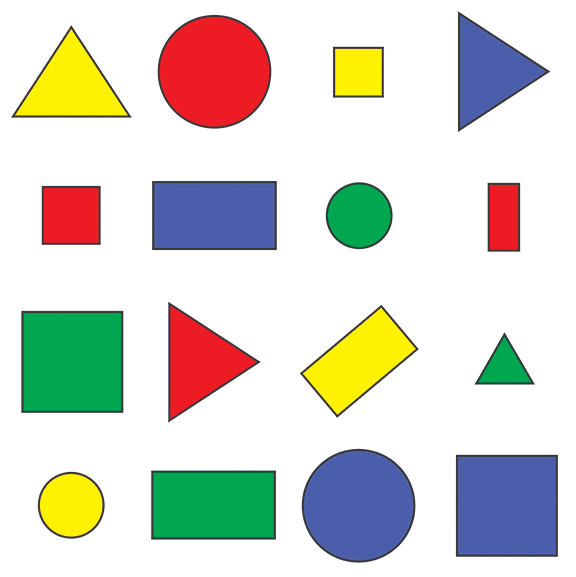
#> input picture Object_Detection/Example_Code/shapes.png, 576 x 577 px, given in place of the camera
$ python IMGProcess-UnitTest.py
#> lines starting #> are read from the running program, lines starting #| are printed output that depends on the picture; after the words box and inside, x2 and y2 are one past the last pixel; in counts of white or black regions, pixels touching at a corner belong together
### Object_Detection/Classes/IMGProcess.py
import cv2
import numpy as np
import imutils


# [34 lines left out: function stack_images, not called in this run]


def empty():
    pass


class TrackBar:
    def __init__(self):
        # create track bars
        cv2.namedWindow("Parameters")
        cv2.resizeWindow("Parameters", 640, 240)
        cv2.createTrackbar("Threshold1", "Parameters", 50, 255, empty)
        cv2.createTrackbar("Threshold2", "Parameters", 50, 255, empty)
        cv2.createTrackbar("Area", "Parameters", 500, 30000, empty)

        cv2.namedWindow("HSV")
        cv2.resizeWindow("HSV", 640, 240)
        cv2.createTrackbar("HUE Min", "HSV", 0, 179, empty)
        cv2.createTrackbar("HUE Max", "HSV", 57, 179, empty)
        cv2.createTrackbar("SAT Min", "HSV", 25, 255, empty)
        cv2.createTrackbar("SAT Max", "HSV", 255, 255, empty)
        cv2.createTrackbar("VALUE Min", "HSV", 0, 255, empty)
        cv2.createTrackbar("VALUE Max", "HSV", 255, 255, empty)

    @property
    def HSVMinMaxArray(self):
        h_min = cv2.getTrackbarPos("HUE Min", "HSV")
        h_max = cv2.getTrackbarPos("HUE Max", "HSV")
        s_min = cv2.getTrackbarPos("SAT Min", "HSV")
        s_max = cv2.getTrackbarPos("SAT Max", "HSV")
        v_min = cv2.getTrackbarPos("VALUE Min", "HSV")
        v_max = cv2.getTrackbarPos("VALUE Max", "HSV")

        HSVMinMaxArray = [[h_min, s_min, v_min], [h_max, s_max, v_max]]
        return HSVMinMaxArray


class IMGProcess:
    def __init__(self, webcam=True, path=None, percentage=100):
        self.webcam = webcam
        self.path = path
        self.cap = cv2.VideoCapture(0)
        self.percentage = percentage

        self.cap.set(10, 160)  # brightness
        self.cap.set(3, 1920)  # width
        self.cap.set(4, 1080)  # height
        # self.cap.set(5, 60)  # set frame rate

        self.color_mask = 0
        self._img_canny = 0

    def capture_image(self):
        if self.webcam:
            success, img = self.cap.read()
#> img is the input picture: shape (577, 576, 3); mean B, G, R 205.1, 214.3, 214.2
        else:
            img = cv2.imread(self.path)

        width = int(img.shape[1] * self.percentage / 100)
#> width = 345
        img_resized = imutils.resize(img, width=width)
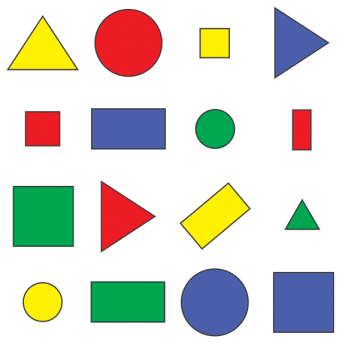
#> img_resized: shape (345, 345, 3); mean B, G, R 205.1, 214.3, 214.2
        return img_resized

    def prep_contour_img(self, img):
        img_gray = cv2.cvtColor(img, cv2.COLOR_BGR2GRAY)
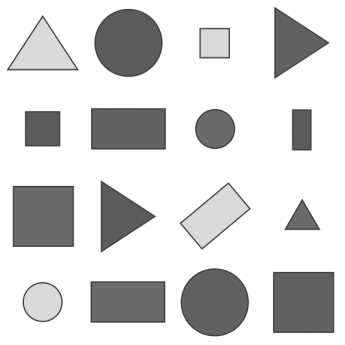
#> img_gray: shape (345, 345); min 54, max 255, mean 213.2
        img_blur_gray = cv2.GaussianBlur(img_gray, (5, 5), 0)
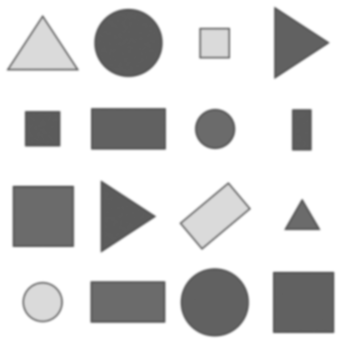
#> img_blur_gray: shape (345, 345); min 86, max 255, mean 213.2

        threshold1 = cv2.getTrackbarPos("Threshold1", "Parameters")  # Lower threshold bound
        threshold2 = cv2.getTrackbarPos("Threshold2", "Parameters")  # Upper threshold bound
        self._img_canny = cv2.Canny(img_blur_gray, threshold1, threshold2)
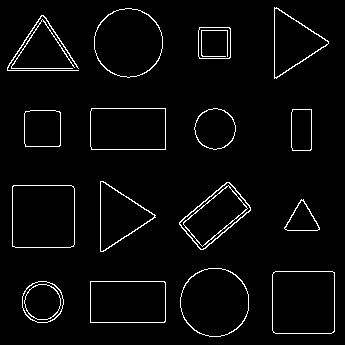
#> self._img_canny: shape (345, 345); 3.3% white in thin lines or dots
        # consider adding a kernel & dilation or morph to rid noise (will need to tune to see if necessary)

    def get_contour_img(self, img_contour, line_coord):
#> called with line_coord = 600
        contours, hierarchy = cv2.findContours(self.img_canny, cv2.RETR_EXTERNAL, cv2.CHAIN_APPROX_NONE)
#> contours = 17 contours; largest, box (x1, y1, x2, y2) and area: (12, 185, 75, 248) 3832, (272, 271, 335, 334) 3832, (180, 268, 249, 337) 3696, (94, 8, 163, 78) 3688, (90, 281, 166, 323) 3074
        rect_array = []
        for cnt in contours:
            area = cv2.contourArea(cnt)
            if area > 500:
                cv2.drawContours(img_contour, cnt, -1, (255, 0, 0), 3)
                peri = cv2.arcLength(cnt, True)
                approx = cv2.approxPolyDP(cnt, 0.02 * peri, True)
                x, y, w, h = cv2.boundingRect(approx)
                rect = (x, y, x + w, y + h)  # rectangle coordinates
                object_edge = (x + w, y + (h // 2))  # (right most point, center)
                cv2.rectangle(img_contour, (rect[0], rect[1]), (rect[2], rect[3]), (0, 255, 0), 2)

                if object_edge[0] >= line_coord:  # if object has crossed threshold along x
                    cv2.circle(img_contour, object_edge, 5, (0, 255, 0), cv2.FILLED)  # Edge point dot will turn green
                else:
                    cv2.circle(img_contour, object_edge, 5, (0, 0, 255), cv2.FILLED)  # Edge point dot will turn red

                rect_array.append(rect)
#> this loop made 17 passes
#> (area, peri, approx, x, y, w, h, rect) on passes 1, 3, 5, 6, 7, 8: (3074, 230.8, [[90, 281], [90, 322], [165, 321], [164, 281]], 90, 281, 76, 42, (90, 281, 166, 323)), (3831.5, 243.9, [[273, 272], [273, 332], [334, 331], [334, 272]], 273, 272, 62, 61, (273, 272, 335, 333)), (611, 111.7, [[284, 227], [287, 230], [319, 229], [303, 199]], 284, 199, 36, 32, (284, 199, 320, 231)), (3832, 244.5, [[13, 185], [12, 246], [73, 246], [73, 186]], 12, 185, 62, 62, (12, 185, 74, 247)), (2400.5, 205.1, [[229, 182], [179, 222], [200, 249], [250, 210]], 179, 182, 72, 68, (179, 182, 251, 250)), (2068, 211, [[100, 181], [103, 251], [155, 215]], 100, 181, 56, 71, (100, 181, 156, 252))
#> (area, peri, x, y, w, h, rect, object_edge) on passes 2, 4, 11, 16: (1347, 137.1, 22, 281, 42, 42, (22, 281, 64, 323), (64, 302)), (3695.5, 226.9, 180, 268, 69, 69, (180, 268, 249, 337), (249, 302)), (1295, 135.9, 194, 108, 42, 42, (194, 108, 236, 150), (236, 129)), (3688, 227.1, 94, 8, 69, 70, (94, 8, 163, 78), (163, 43))
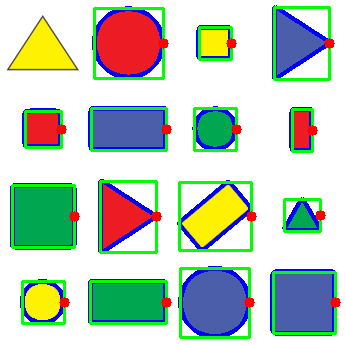
#> img_contour: shape (345, 345, 3); mean B, G, R 191.2, 205.1, 188.4
#> after the loop, rect_array = 15 items, first 6: (90, 281, 166, 323), (22, 281, 64, 323), (273, 272, 335, 333), (180, 268, 249, 337), (284, 199, 320, 231), (12, 185, 74, 247)
        return rect_array

    def get_hsv_img(self, img, HSVArray):
        img_hsv = cv2.cvtColor(img, cv2.COLOR_BGR2HSV)  # convert BGR to HSV
        lower = np.array(HSVArray[0])  # lower bound
        upper = np.array(HSVArray[1])  # upper bound
        mask = cv2.inRange(img_hsv, lower, upper)
        self.color_mask = cv2.bitwise_and(img, img, mask=mask)
        # mask = cv2.cvtColor(mask, cv2.COLOR_GRAY2BGR)

    @property
    def img_canny(self):
        return self._img_canny

    # similar to get_contour_img but used for CentroidTracker-UnitTest
    # [16 lines left out: function get_bbox, not called in this run]

### Object_Detection/Unit_Tests/IMGProcess-UnitTest.py
import cv2
import Classes.IMGProcess as IMGProcess
# import Classes.CentroidTracker as CentroidTracker

LINE_COORD = [[600, 0], [600, 700]]  # [[x1,y1], [x2, y2]]

trackBar = IMGProcess.TrackBar()
image = IMGProcess.IMGProcess()
# objectDetected = CentroidTracker.CentroidTracker()

image.webcam = True
image.path = '../Example_Code/Shape_Detection/shapes.png'
image.percentage = 60

while True:
    img = image.capture_image()
    imgContour = img.copy()
    image.prep_contour_img(img)
    cv2.line(imgContour, (LINE_COORD[0][0], LINE_COORD[0][1]), (LINE_COORD[1][0], LINE_COORD[1][1]), (0, 0, 255), 2)

    object_edge_array = image.get_contour_img(imgContour, LINE_COORD[0][0])
#> object_edge_array has the same summary as rect_array in get_contour_img
    # print(object_edge_array)

    # HSV color detection
    image.get_hsv_img(img, trackBar.HSVMinMaxArray)
#> in HSVMinMaxArray, `h_min = cv2.getTrackbarPos("HUE Min", "HSV")`: h_min = 0
#> in HSVMinMaxArray, `h_max = cv2.getTrackbarPos("HUE Max", "HSV")`: h_max = 57
#> in HSVMinMaxArray, `s_min = cv2.getTrackbarPos("SAT Min", "HSV")`: s_min = 25
#> in HSVMinMaxArray, `s_max = cv2.getTrackbarPos("SAT Max", "HSV")`: s_max = 255
#> in HSVMinMaxArray, `v_min = cv2.getTrackbarPos("VALUE Min", "HSV")`: v_min = 0
#> in HSVMinMaxArray, `v_max = cv2.getTrackbarPos("VALUE Max", "HSV")`: v_max = 255
#> in HSVMinMaxArray, `HSVMinMaxArray = [[h_min, s_min, v_min], [h_max, s_max, v_max]]`: HSVMinMaxArray = [[0, 25, 0], [57, 255, 255]]
#> in get_hsv_img, `img_hsv = cv2.cvtColor(img, cv2.COLOR_BGR2HSV)`: img_hsv: shape (345, 345, 3); mean H, S, V 31.7, 56.6, 234.3
#> in get_hsv_img, `lower = np.array(HSVArray[0])`: lower = [0, 25, 0]
#> in get_hsv_img, `upper = np.array(HSVArray[1])`: upper = [57, 255, 255]
#> in get_hsv_img, `mask = cv2.inRange(img_hsv, lower, upper)`:
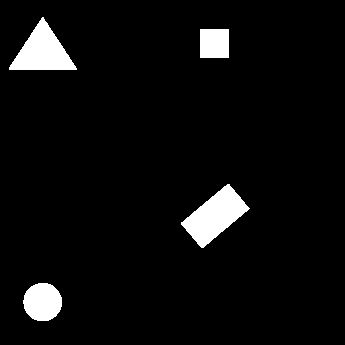
#> mask: shape (345, 345); 5% white; 4 white regions, box (x1, y1, x2, y2) and area: (181, 184, 250, 248) 2093, (9, 17, 77, 70) 1891, (23, 283, 62, 321) 1174, (200, 29, 229, 58) 841
#> in get_hsv_img, `self.color_mask = cv2.bitwise_and(img, img, mask=mask)`:
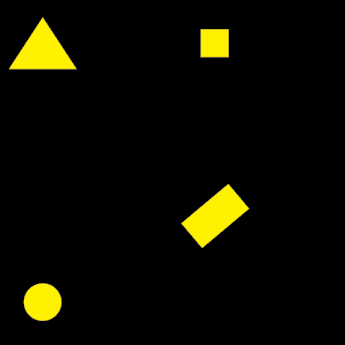
#> self.color_mask: shape (345, 345, 3); mean B, G, R 0.3, 11.5, 12.2

    cv2.imshow("Result", imgContour)

    if not image.webcam:
        cv2.waitKey(0)
    elif cv2.waitKey(1) & 0xff == ord('q'):  # press q to exit
#> (key q is pressed here)
        break
